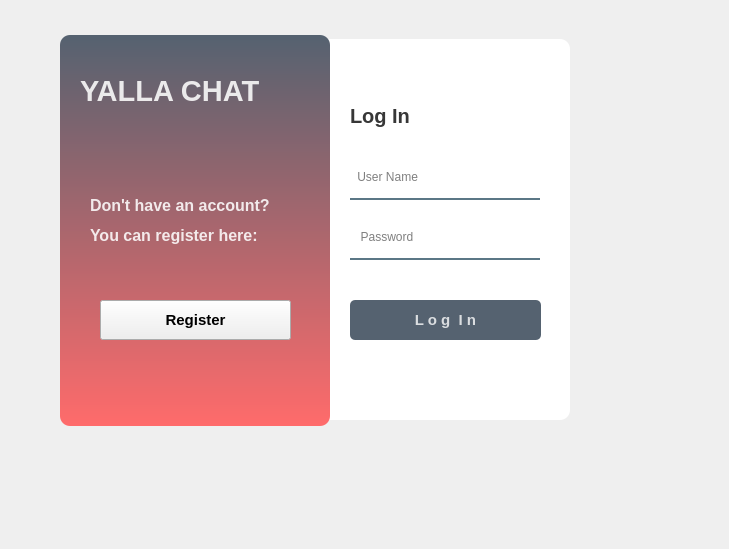
<?xml version="1.0" encoding="UTF-8"?>
<ui version="4.0">
 <class>Form</class>
 <widget class="QWidget" name="Form">
  <property name="geometry">
   <rect>
    <x>0</x>
    <y>0</y>
    <width>729</width>
    <height>549</height>
   </rect>
  </property>
  <property name="windowTitle">
   <string>Form</string>
  </property>
  <widget class="QWidget" name="widget" native="true">
   <property name="geometry">
    <rect>
     <x>20</x>
     <y>20</y>
     <width>590</width>
     <height>420</height>
    </rect>
   </property>
   <property name="styleSheet">
    <string notr="true">QPushButton#pushButton{
	background-color:rgba(85, 98, 112, 255);
	color:rgba(255, 255, 255, 200);
	border-radius:5px;
}
QPushButton#pushButton:pressed{
	padding-left:5px;
	padding-top:5px;
	background-color:rgba(255, 107, 107, 255);
	background-position:calc(100% - 10px)center;
}
QPushButton#pushButton:hover{
	background-color:rgba(255, 107, 107, 255);
}</string>
   </property>
   <widget class="QLabel" name="label">
    <property name="geometry">
     <rect>
      <x>290</x>
      <y>19</y>
      <width>260</width>
      <height>381</height>
     </rect>
    </property>
    <property name="styleSheet">
     <string notr="true">background-color:rgba(255, 255, 255, 255);
border-radius:10px;</string>
    </property>
    <property name="text">
     <string/>
    </property>
   </widget>
   <widget class="QLabel" name="label_2">
    <property name="geometry">
     <rect>
      <x>40</x>
      <y>15</y>
      <width>270</width>
      <height>391</height>
     </rect>
    </property>
    <property name="styleSheet">
     <string notr="true">background-color: qlineargradient(spread:pad, x1:0, y1:0, x2:0, y2:1, stop:0 rgba(85, 98, 112, 255), stop:1 rgba(255, 107, 107, 255));
border-radius:10px;</string>
    </property>
    <property name="text">
     <string/>
    </property>
   </widget>
   <widget class="QLabel" name="label_3">
    <property name="geometry">
     <rect>
      <x>330</x>
      <y>80</y>
      <width>101</width>
      <height>31</height>
     </rect>
    </property>
    <property name="font">
     <font>
      <pointsize>15</pointsize>
      <weight>75</weight>
      <bold>true</bold>
     </font>
    </property>
    <property name="styleSheet">
     <string notr="true">color:rgba(0, 0, 0, 200);</string>
    </property>
    <property name="text">
     <string>Log In</string>
    </property>
   </widget>
   <widget class="QLineEdit" name="lineEdit">
    <property name="geometry">
     <rect>
      <x>330</x>
      <y>140</y>
      <width>190</width>
      <height>40</height>
     </rect>
    </property>
    <property name="font">
     <font>
      <pointsize>9</pointsize>
     </font>
    </property>
    <property name="styleSheet">
     <string notr="true">background-color:rgba(0, 0, 0, 0);
border:2px solid rgba(0, 0, 0, 0);
border-bottom-color:rgba(46, 82, 101, 200);
color:rgb(0, 0, 0);
padding-bottom:7px;</string>
    </property>
    <property name="placeholderText">
     <string> User Name</string>
    </property>
   </widget>
   <widget class="QLineEdit" name="lineEdit_2">
    <property name="geometry">
     <rect>
      <x>330</x>
      <y>200</y>
      <width>190</width>
      <height>40</height>
     </rect>
    </property>
    <property name="font">
     <font>
      <pointsize>9</pointsize>
     </font>
    </property>
    <property name="styleSheet">
     <string notr="true">background-color:rgba(0, 0, 0, 0);
border:2px solid rgba(0, 0, 0, 0);
border-bottom-color:rgba(46, 82, 101, 200);
color:rgb(0, 0, 0);
padding-bottom:7px;</string>
    </property>
    <property name="echoMode">
     <enum>QLineEdit::Password</enum>
    </property>
    <property name="placeholderText">
     <string>  Password</string>
    </property>
   </widget>
   <widget class="QPushButton" name="pushButton">
    <property name="geometry">
     <rect>
      <x>330</x>
      <y>280</y>
      <width>191</width>
      <height>40</height>
     </rect>
    </property>
    <property name="font">
     <font>
      <pointsize>11</pointsize>
      <weight>75</weight>
      <bold>true</bold>
     </font>
    </property>
    <property name="text">
     <string>L o g  I n</string>
    </property>
   </widget>
   <widget class="QLabel" name="label_5">
    <property name="geometry">
     <rect>
      <x>60</x>
      <y>50</y>
      <width>181</width>
      <height>41</height>
     </rect>
    </property>
    <property name="font">
     <font>
      <pointsize>22</pointsize>
      <weight>75</weight>
      <bold>true</bold>
     </font>
    </property>
    <property name="styleSheet">
     <string notr="true">color:rgba(255, 255, 255, 220);</string>
    </property>
    <property name="text">
     <string>YALLA CHAT</string>
    </property>
   </widget>
   <widget class="QLabel" name="label_6">
    <property name="geometry">
     <rect>
      <x>70</x>
      <y>140</y>
      <width>201</width>
      <height>91</height>
     </rect>
    </property>
    <property name="font">
     <font>
      <pointsize>12</pointsize>
      <weight>75</weight>
      <bold>true</bold>
     </font>
    </property>
    <property name="styleSheet">
     <string notr="true">color:rgba(255, 255, 255, 220);</string>
    </property>
    <property name="text">
     <string>Don't have an account?</string>
    </property>
   </widget>
   <widget class="QLabel" name="label_7">
    <property name="geometry">
     <rect>
      <x>70</x>
      <y>170</y>
      <width>201</width>
      <height>91</height>
     </rect>
    </property>
    <property name="font">
     <font>
      <pointsize>12</pointsize>
      <weight>75</weight>
      <bold>true</bold>
     </font>
    </property>
    <property name="styleSheet">
     <string notr="true">color:rgba(255, 255, 255, 220);</string>
    </property>
    <property name="text">
     <string>You can register here:</string>
    </property>
   </widget>
   <widget class="QPushButton" name="pushButton_2">
    <property name="geometry">
     <rect>
      <x>80</x>
      <y>280</y>
      <width>191</width>
      <height>40</height>
     </rect>
    </property>
    <property name="font">
     <font>
      <pointsize>11</pointsize>
      <weight>75</weight>
      <bold>true</bold>
     </font>
    </property>
    <property name="text">
     <string>Register</string>
    </property>
   </widget>
  </widget>
 </widget>
 <resources/>
 <connections/>
</ui>
